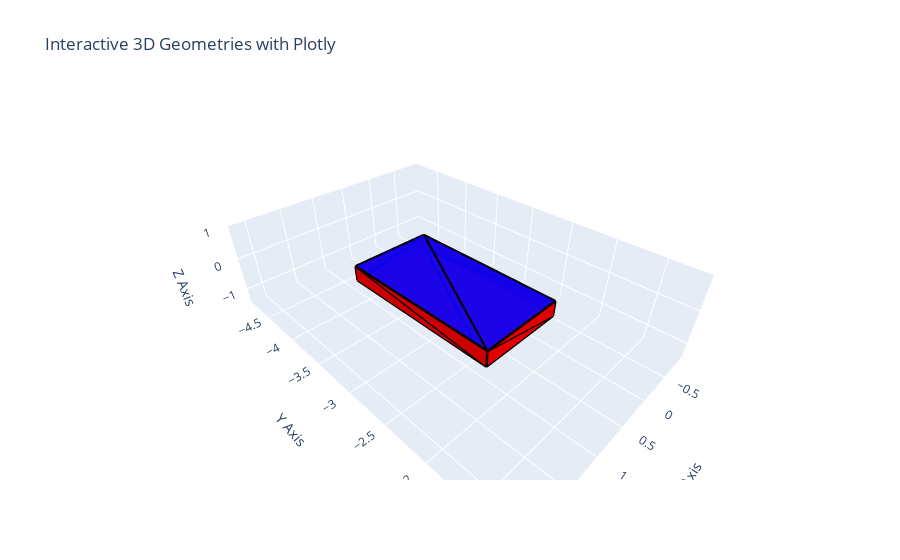

The notebook cell saved with this chart:
### Code cell
ifc_plotter = IfcPlotter()

element = ifcfile.elements[0]
print(element.name)

ifc_plotter.interactive_plot(elements=[element], collisions=[element.formwork])

### Figure 1 — Plotly figure (JSON) as saved in the notebook; plotly's stock layout.template omitted (floating-point values rounded to 4 significant figures)
{"data": [{"color": "red", "i": [0], "j": [1], "k": [2], "name": "0", "opacity": 1, "type": "mesh3d", "x": [1.221, 1.221, 0.02092], "y": [-2.11, -2.11, -2.11], "z": [5.551e-17, -0.45, -0.45]}, {"line": {"color": "rgb(0,0,0)", "width": 5}, "mode": "lines", "showlegend": false, "type": "scatter3d", "x": [0.02092, 1.221], "y": [-2.11, -2.11], "z": [-0.45, 5.551e-17]}, {"line": {"color": "rgb(0,0,0)", "width": 5}, "mode": "lines", "showlegend": false, "type": "scatter3d", "x": [1.221, 1.221], "y": [-2.11, -2.11], "z": [5.551e-17, -0.45]}, {"line": {"color": "rgb(0,0,0)", "width": 5}, "mode": "lines", "showlegend": false, "type": "scatter3d", "x": [1.221, 0.02092], "y": [-2.11, -2.11], "z": [-0.45, -0.45]}, {"color": "red", "i": [0], "j": [1], "k": [2], "name": "1", "opacity": 1, "type": "mesh3d", "x": [0.02092, 1.221, 0.02092], "y": [-2.11, -2.11, -2.11], "z": [5.551e-17, 5.551e-17, -0.45]}, {"line": {"color": "rgb(0,0,0)", "width": 5}, "mode": "lines", "showlegend": false, "type": "scatter3d", "x": [0.02092, 0.02092], "y": [-2.11, -2.11], "z": [-0.45, 5.551e-17]}, {"line": {"color": "rgb(0,0,0)", "width": 5}, "mode": "lines", "showlegend": false, "type": "scatter3d", "x": [0.02092, 1.221], "y": [-2.11, -2.11], "z": [5.551e-17, 5.551e-17]}, {"line": {"color": "rgb(0,0,0)", "width": 5}, "mode": "lines", "showlegend": false, "type": "scatter3d", "x": [1.221, 0.02092], "y": [-2.11, -2.11], "z": [5.551e-17, -0.45]}, {"color": "red", "i": [0], "j": [1], "k": [2], "name": "2", "opacity": 1, "type": "mesh3d", "x": [0.02092, 0.02092, 0.02092], "y": [-2.11, -2.11, -3.91], "z": [5.551e-17, -0.45, -0.45]}, {"line": {"color": "rgb(0,0,0)", "width": 5}, "mode": "lines", "showlegend": false, "type": "scatter3d", "x": [0.02092, 0.02092], "y": [-3.91, -2.11], "z": [-0.45, 5.551e-17]}, {"line": {"color": "rgb(0,0,0)", "width": 5}, "mode": "lines", "showlegend": false, "type": "scatter3d", "x": [0.02092, 0.02092], "y": [-2.11, -2.11], "z": [5.551e-17, -0.45]}, {"line": {"color": "rgb(0,0,0)", "width": 5}, "mode": "lines", "showlegend": false, "type": "scatter3d", "x": [0.02092, 0.02092], "y": [-2.11, -3.91], "z": [-0.45, -0.45]}, {"color": "red", "i": [0], "j": [1], "k": [2], "name": "3", "opacity": 1, "type": "mesh3d", "x": [0.02092, 0.02092, 0.02092], "y": [-3.91, -2.11, -3.91], "z": [5.551e-17, 5.551e-17, -0.45]}, {"line": {"color": "rgb(0,0,0)", "width": 5}, "mode": "lines", "showlegend": false, "type": "scatter3d", "x": [0.02092, 0.02092], "y": [-3.91, -3.91], "z": [-0.45, 5.551e-17]}, {"line": {"color": "rgb(0,0,0)", "width": 5}, "mode": "lines", "showlegend": false, "type": "scatter3d", "x": [0.02092, 0.02092], "y": [-3.91, -2.11], "z": [5.551e-17, 5.551e-17]}, {"line": {"color": "rgb(0,0,0)", "width": 5}, "mode": "lines", "showlegend": false, "type": "scatter3d", "x": [0.02092, 0.02092], "y": [-2.11, -3.91], "z": [5.551e-17, -0.45]}, {"color": "red", "i": [0], "j": [1], "k": [2], "name": "4", "opacity": 1, "type": "mesh3d", "x": [0.02092, 0.02092, 1.221], "y": [-3.91, -3.91, -3.91], "z": [5.551e-17, -0.45, -0.45]}, {"line": {"color": "rgb(0,0,0)", "width": 5}, "mode": "lines", "showlegend": false, "type": "scatter3d", "x": [1.221, 0.02092], "y": [-3.91, -3.91], "z": [-0.45, 5.551e-17]}, {"line": {"color": "rgb(0,0,0)", "width": 5}, "mode": "lines", "showlegend": false, "type": "scatter3d", "x": [0.02092, 0.02092], "y": [-3.91, -3.91], "z": [5.551e-17, -0.45]}, {"line": {"color": "rgb(0,0,0)", "width": 5}, "mode": "lines", "showlegend": false, "type": "scatter3d", "x": [0.02092, 1.221], "y": [-3.91, -3.91], "z": [-0.45, -0.45]}, {"color": "red", "i": [0], "j": [1], "k": [2], "name": "5", "opacity": 1, "type": "mesh3d", "x": [1.221, 0.02092, 1.221], "y": [-3.91, -3.91, -3.91], "z": [5.551e-17, 5.551e-17, -0.45]}, {"line": {"color": "rgb(0,0,0)", "width": 5}, "mode": "lines", "showlegend": false, "type": "scatter3d", "x": [1.221, 1.221], "y": [-3.91, -3.91], "z": [-0.45, 5.551e-17]}, {"line": {"color": "rgb(0,0,0)", "width": 5}, "mode": "lines", "showlegend": false, "type": "scatter3d", "x": [1.221, 0.02092], "y": [-3.91, -3.91], "z": [5.551e-17, 5.551e-17]}, {"line": {"color": "rgb(0,0,0)", "width": 5}, "mode": "lines", "showlegend": false, "type": "scatter3d", "x": [0.02092, 1.221], "y": [-3.91, -3.91], "z": [5.551e-17, -0.45]}, {"color": "red", "i": [0], "j": [1], "k": [2], "name": "6", "opacity": 1, "type": "mesh3d", "x": [1.221, 1.221, 1.221], "y": [-3.91, -3.91, -2.11], "z": [5.551e-17, -0.45, -0.45]}, {"line": {"color": "rgb(0,0,0)", "width": 5}, "mode": "lines", "showlegend": false, "type": "scatter3d", "x": [1.221, 1.221], "y": [-2.11, -3.91], "z": [-0.45, 5.551e-17]}, {"line": {"color": "rgb(0,0,0)", "width": 5}, "mode": "lines", "showlegend": false, "type": "scatter3d", "x": [1.221, 1.221], "y": [-3.91, -3.91], "z": [5.551e-17, -0.45]}, {"line": {"color": "rgb(0,0,0)", "width": 5}, "mode": "lines", "showlegend": false, "type": "scatter3d", "x": [1.221, 1.221], "y": [-3.91, -2.11], "z": [-0.45, -0.45]}, {"color": "red", "i": [0], "j": [1], "k": [2], "name": "7", "opacity": 1, "type": "mesh3d", "x": [1.221, 1.221, 1.221], "y": [-2.11, -3.91, -2.11], "z": [5.551e-17, 5.551e-17, -0.45]}, {"line": {"color": "rgb(0,0,0)", "width": 5}, "mode": "lines", "showlegend": false, "type": "scatter3d", "x": [1.221, 1.221], "y": [-2.11, -2.11], "z": [-0.45, 5.551e-17]}, {"line": {"color": "rgb(0,0,0)", "width": 5}, "mode": "lines", "showlegend": false, "type": "scatter3d", "x": [1.221, 1.221], "y": [-2.11, -3.91], "z": [5.551e-17, 5.551e-17]}, {"line": {"color": "rgb(0,0,0)", "width": 5}, "mode": "lines", "showlegend": false, "type": "scatter3d", "x": [1.221, 1.221], "y": [-3.91, -2.11], "z": [5.551e-17, -0.45]}, {"color": "red", "i": [0], "j": [1], "k": [2], "name": "8", "opacity": 1, "type": "mesh3d", "x": [0.02092, 1.221, 0.02092], "y": [-2.11, -2.11, -3.91], "z": [-0.45, -0.45, -0.45]}, {"line": {"color": "rgb(0,0,0)", "width": 5}, "mode": "lines", "showlegend": false, "type": "scatter3d", "x": [0.02092, 0.02092], "y": [-3.91, -2.11], "z": [-0.45, -0.45]}, {"line": {"color": "rgb(0,0,0)", "width": 5}, "mode": "lines", "showlegend": false, "type": "scatter3d", "x": [0.02092, 1.221], "y": [-2.11, -2.11], "z": [-0.45, -0.45]}, {"line": {"color": "rgb(0,0,0)", "width": 5}, "mode": "lines", "showlegend": false, "type": "scatter3d", "x": [1.221, 0.02092], "y": [-2.11, -3.91], "z": [-0.45, -0.45]}, {"color": "red", "i": [0], "j": [1], "k": [2], "name": "9", "opacity": 1, "type": "mesh3d", "x": [1.221, 1.221, 0.02092], "y": [-2.11, -3.91, -3.91], "z": [-0.45, -0.45, -0.45]}, {"line": {"color": "rgb(0,0,0)", "width": 5}, "mode": "lines", "showlegend": false, "type": "scatter3d", "x": [0.02092, 1.221], "y": [-3.91, -2.11], "z": [-0.45, -0.45]}, {"line": {"color": "rgb(0,0,0)", "width": 5}, "mode": "lines", "showlegend": false, "type": "scatter3d", "x": [1.221, 1.221], "y": [-2.11, -3.91], "z": [-0.45, -0.45]}, {"line": {"color": "rgb(0,0,0)", "width": 5}, "mode": "lines", "showlegend": false, "type": "scatter3d", "x": [1.221, 0.02092], "y": [-3.91, -3.91], "z": [-0.45, -0.45]}, {"color": "blue", "i": [0], "j": [1], "k": [2], "name": "10", "opacity": 0.9, "type": "mesh3d", "x": [0.02092, 1.221, 0.02092], "y": [-3.91, -2.11, -2.11], "z": [5.551e-17, 5.551e-17, 5.551e-17]}, {"line": {"color": "rgb(0,0,0)", "width": 5}, "mode": "lines", "showlegend": false, "type": "scatter3d", "x": [0.02092, 0.02092], "y": [-2.11, -3.91], "z": [5.551e-17, 5.551e-17]}, {"line": {"color": "rgb(0,0,0)", "width": 5}, "mode": "lines", "showlegend": false, "type": "scatter3d", "x": [0.02092, 1.221], "y": [-3.91, -2.11], "z": [5.551e-17, 5.551e-17]}, {"line": {"color": "rgb(0,0,0)", "width": 5}, "mode": "lines", "showlegend": false, "type": "scatter3d", "x": [1.221, 0.02092], "y": [-2.11, -2.11], "z": [5.551e-17, 5.551e-17]}, {"color": "blue", "i": [0], "j": [1], "k": [2], "name": "11", "opacity": 0.9, "type": "mesh3d", "x": [0.02092, 1.221, 1.221], "y": [-3.91, -3.91, -2.11], "z": [5.551e-17, 5.551e-17, 5.551e-17]}, {"line": {"color": "rgb(0,0,0)", "width": 5}, "mode": "lines", "showlegend": false, "type": "scatter3d", "x": [1.221, 0.02092], "y": [-2.11, -3.91], "z": [5.551e-17, 5.551e-17]}, {"line": {"color": "rgb(0,0,0)", "width": 5}, "mode": "lines", "showlegend": false, "type": "scatter3d", "x": [0.02092, 1.221], "y": [-3.91, -3.91], "z": [5.551e-17, 5.551e-17]}, {"line": {"color": "rgb(0,0,0)", "width": 5}, "mode": "lines", "showlegend": false, "type": "scatter3d", "x": [1.221, 1.221], "y": [-3.91, -2.11], "z": [5.551e-17, 5.551e-17]}], "layout": {"scene": {"aspectmode": "data", "xaxis": {"range": [-0.9791, 2.221], "title": {"text": "X Axis"}}, "yaxis": {"range": [-4.91, -1.11], "title": {"text": "Y Axis"}}, "zaxis": {"range": [-1.45, 1], "title": {"text": "Z Axis"}}}, "title": {"text": "Interactive 3D Geometries with Plotly"}}}
